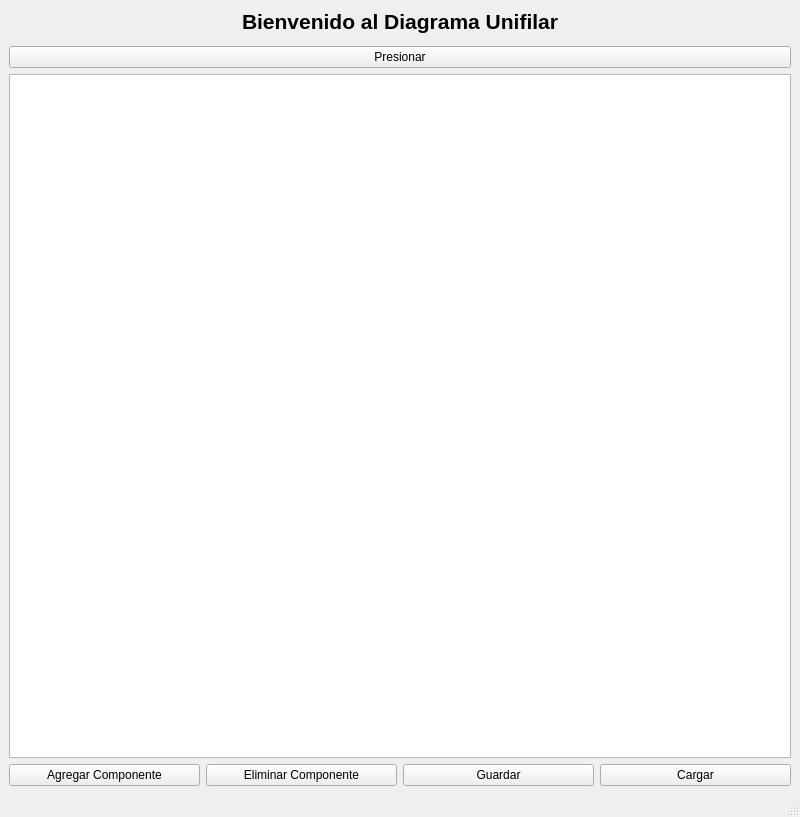
<?xml version="1.0" encoding="UTF-8"?>
<ui version="4.0">
 <class>DiagramaUnifilar</class>
 <widget class="QMainWindow" name="DiagramaUnifilar">
  <property name="geometry">
   <rect>
    <x>0</x>
    <y>0</y>
    <width>800</width>
    <height>817</height>
   </rect>
  </property>
  <property name="windowTitle">
   <string>Diagrama Unifilar</string>
  </property>
  <widget class="QWidget" name="centralwidget">
   <layout class="QVBoxLayout" name="verticalLayout">
    <item>
     <widget class="QLabel" name="label">
      <property name="text">
       <string>Bienvenido al Diagrama Unifilar</string>
      </property>
      <property name="alignment">
       <set>Qt::AlignCenter</set>
      </property>
      <property name="font">
       <font>
        <pointsize>16</pointsize>
        <bold>true</bold>
       </font>
      </property>
     </widget>
    </item>
    <item>
     <widget class="QWidget" name="widget" native="true"/>
    </item>
    <item>
     <widget class="QPushButton" name="pushButton">
      <property name="text">
       <string>Presionar</string>
      </property>
     </widget>
    </item>
    <item>
     <widget class="QGraphicsView" name="graphicsView">
      <property name="minimumSize">
       <size>
        <width>600</width>
        <height>400</height>
       </size>
      </property>
     </widget>
    </item>
    <item>
     <layout class="QHBoxLayout" name="horizontalLayout">
      <item>
       <widget class="QPushButton" name="btnAgregarComponente">
        <property name="text">
         <string>Agregar Componente</string>
        </property>
       </widget>
      </item>
      <item>
       <widget class="QPushButton" name="btnEliminarComponente">
        <property name="text">
         <string>Eliminar Componente</string>
        </property>
       </widget>
      </item>
      <item>
       <widget class="QPushButton" name="btnGuardar">
        <property name="text">
         <string>Guardar</string>
        </property>
       </widget>
      </item>
      <item>
       <widget class="QPushButton" name="btnCargar">
        <property name="text">
         <string>Cargar</string>
        </property>
       </widget>
      </item>
     </layout>
    </item>
   </layout>
  </widget>
  <widget class="QMenuBar" name="menubar"/>
  <widget class="QStatusBar" name="statusbar"/>
 </widget>
 <resources/>
 <connections/>
</ui>
